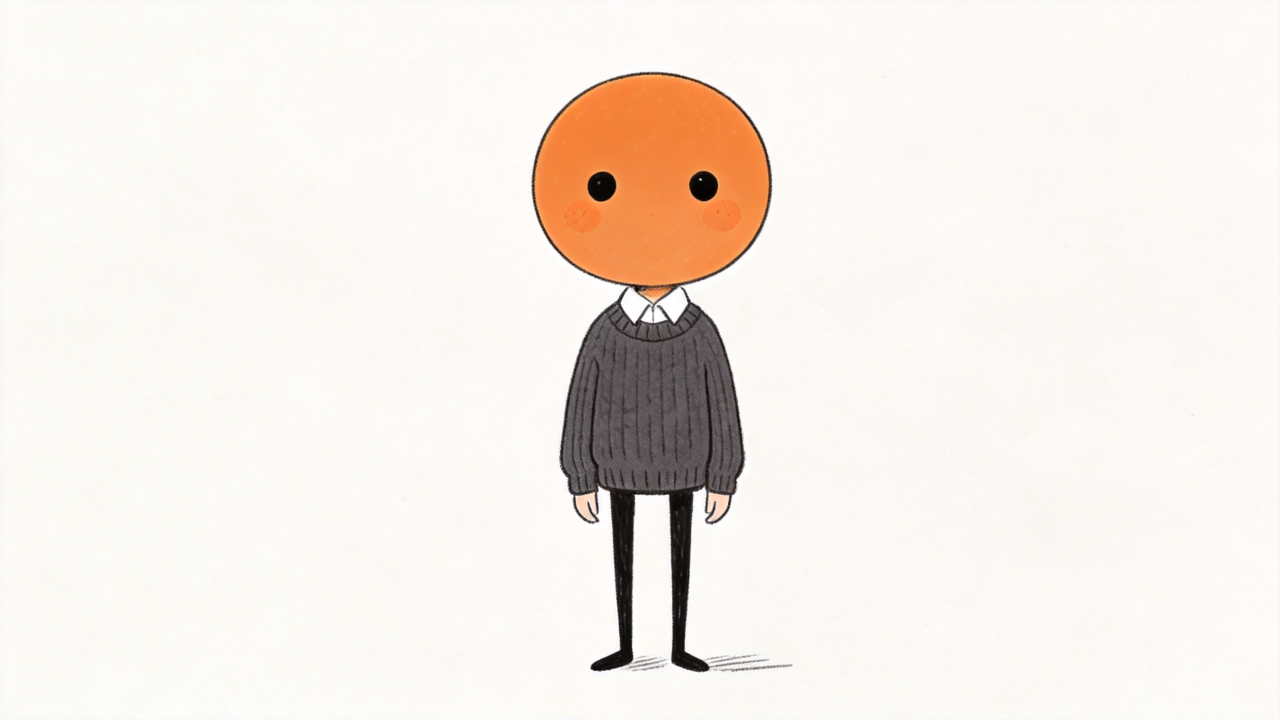
#> input picture skills/qiushuiai-ip-qiushui/assets/examples/01-xiaocheng-portrait.png, 2560 x 1440 px (shown at 1/2 size)
$ python audit_image.py --image ../../../qiushuiai-ip-qiushui/assets/examples/01-xiaocheng-portrait.png
#> lines starting #> are read from the running program, lines starting #| are printed output that depends on the picture; after the words box and inside, x2 and y2 are one past the last pixel; in counts of white or black regions, pixels touching at a corner belong together; long printed decimals are rounded
#!/usr/bin/env python3
import argparse
import json
import sys

import cv2
import numpy as np


def metrics(path: str):
    image = cv2.imread(path, cv2.IMREAD_COLOR)
#> image is the input picture: shape (1440, 2560, 3); mean B, G, R 230, 237, 243.4
    if image is None:
        raise RuntimeError(f"无法读取图片: {path}")
    rgb = cv2.cvtColor(image, cv2.COLOR_BGR2RGB)
    gray = cv2.cvtColor(image, cv2.COLOR_BGR2GRAY)
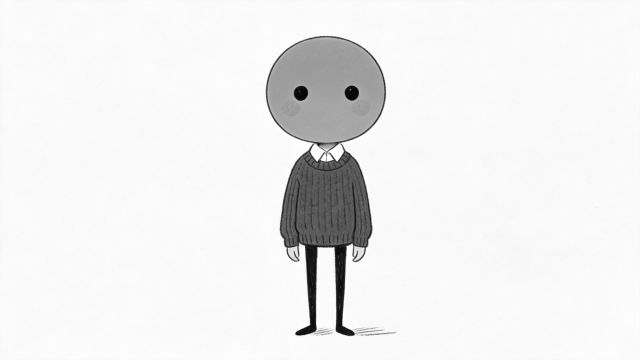
#> gray: shape (1440, 2560) (shown at 1/4 size); min 1, max 255, mean 238.1
    hsv = cv2.cvtColor(image, cv2.COLOR_BGR2HSV)
#> hsv: shape (1440, 2560, 3); mean H, S, V 25.6, 15.2, 243.5

    bright_ratio = float((gray >= 235).mean())
#> bright_ratio = 0.911
    dark_ratio = float((gray <= 80).mean())
#> dark_ratio = 0.0204
    mean_value = float(hsv[:, :, 2].mean())
#> mean_value = 243.5
    sat_ratio = float((hsv[:, :, 1] >= 55).mean())
#> sat_ratio = 0.0493

    edges = cv2.Canny(gray, 80, 180)
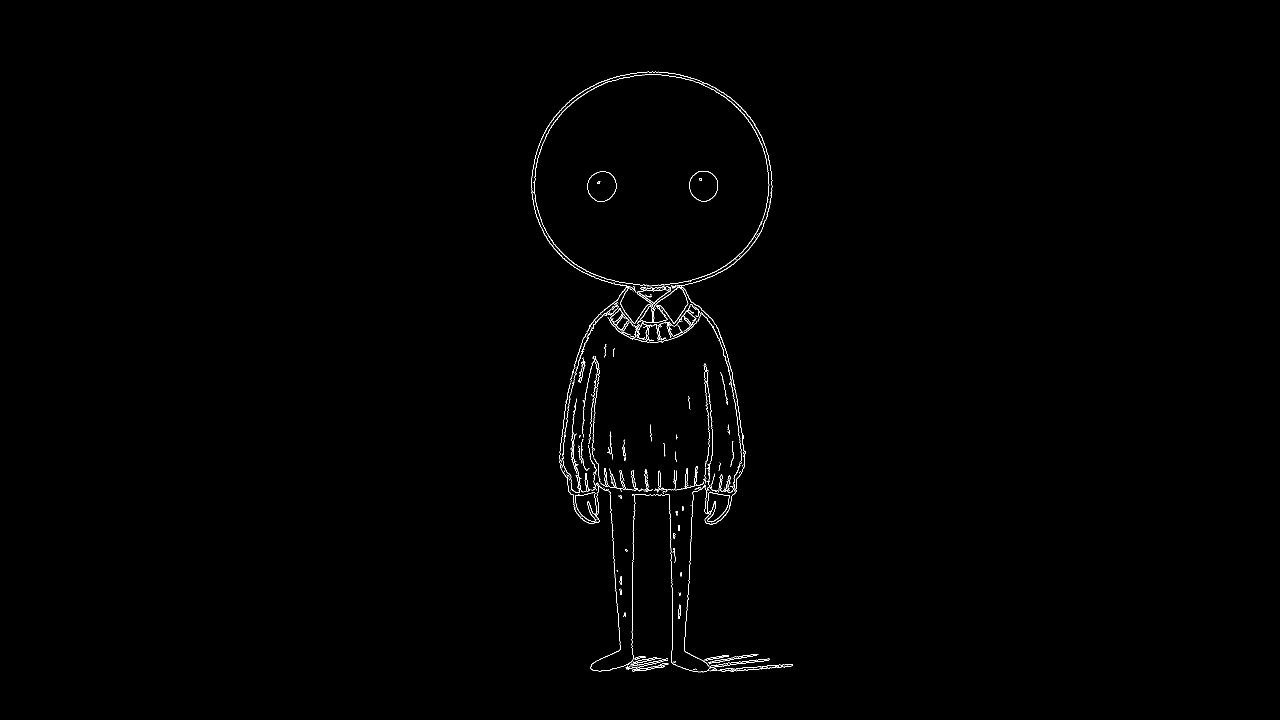
#> edges: shape (1440, 2560) (shown at 1/2 size); 0.47% white in thin lines or dots, all inside (x1, y1, x2, y2) = (1063, 143, 1586, 1345)
    edge_ratio = float((edges > 0).mean())
#> edge_ratio = 0.0047

    blur = cv2.GaussianBlur(rgb, (0, 0), 1.2)
    detail = np.abs(rgb.astype(np.int16) - blur.astype(np.int16)).mean(axis=2)
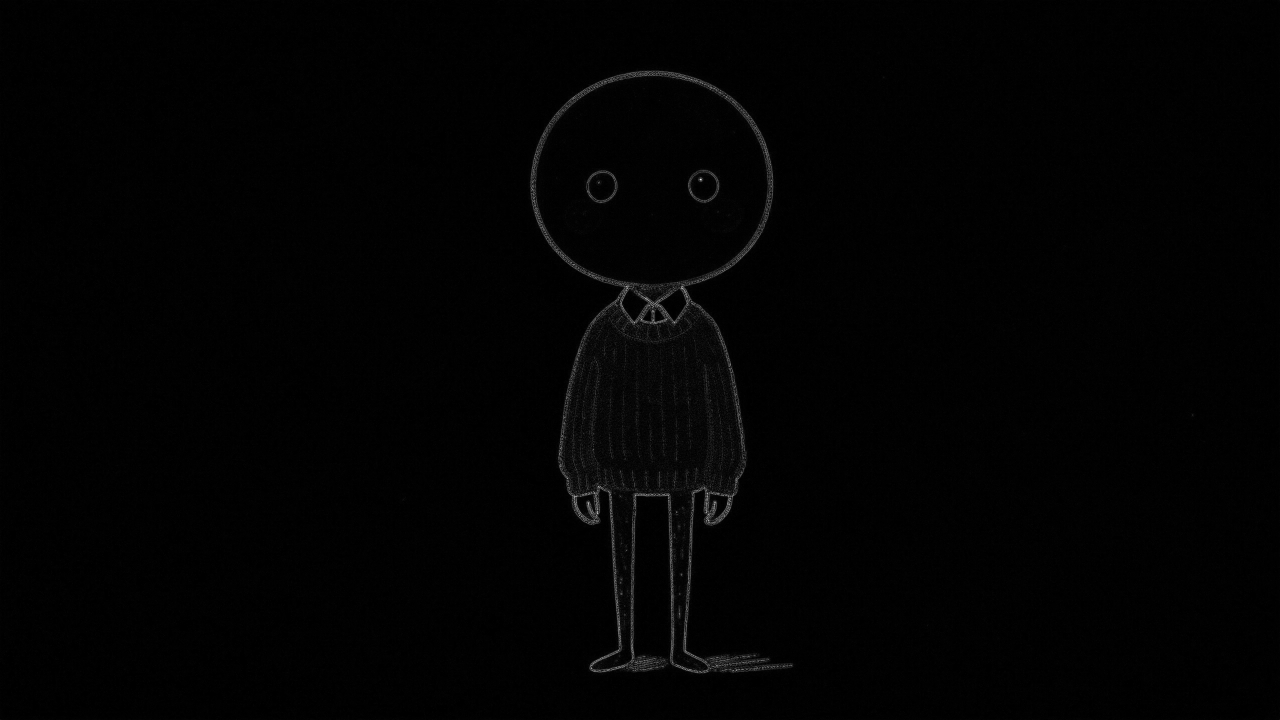
#> detail: shape (1440, 2560) float64 (shown at 1/2 size); min 0, max 61.67, mean 0.6; drawn with min black and max white
    texture_ratio = float((detail > 18).mean())
#> texture_ratio = 0.00353

    unique_colors = np.unique(rgb.reshape(-1, 3), axis=0)
    palette_ratio = float(len(unique_colors) / rgb.reshape(-1, 3).shape[0])
#> palette_ratio = 0.00673

    reasons = []
    if bright_ratio < 0.55 or mean_value < 205:
      reasons.append("深色背景或整体过暗")
    if sat_ratio > 0.22:
      reasons.append("颜色饱和区域过多，疑似写实或海报风")
    if texture_ratio > 0.20:
      reasons.append("纹理细节过多，疑似写实图像")
    if edge_ratio > 0.12:
      reasons.append("边缘密度过高，疑似非简洁线稿")
    if dark_ratio > 0.32:
      reasons.append("深色实体面积过大，不像白板底图")
    if palette_ratio > 0.015:
      reasons.append("颜色种类过多，疑似非白板线稿")

    return {
        "ok": not reasons,
        "reasons": reasons,
        "metrics": {
            "bright_ratio": round(bright_ratio, 4),
            "dark_ratio": round(dark_ratio, 4),
            "mean_value": round(mean_value, 2),
            "sat_ratio": round(sat_ratio, 4),
            "edge_ratio": round(edge_ratio, 4),
            "texture_ratio": round(texture_ratio, 4),
            "palette_ratio": round(palette_ratio, 6),
        },
    }


def main():
    parser = argparse.ArgumentParser()
    parser.add_argument("--image", required=True)
    parser.add_argument("--output")
    args = parser.parse_args()
    result = metrics(args.image)
#> result = 3 items
    payload = json.dumps(result, ensure_ascii=False, indent=2)
    if args.output:
        with open(args.output, "w", encoding="utf-8") as handle:
            handle.write(payload + "\n")
    print(payload)
#| {
#|   "ok": true,
#|   "reasons": [],
#|   "metrics": {
#|     "bright_ratio": 0.9112,
#|     "dark_ratio": 0.0204,
#> (further printed lines are left out)
    if not result["ok"]:
        sys.exit(2)


if __name__ == "__main__":
    main()

$ run again, on skills/qiushuiai-ip-qiushui/assets/examples/03-sort.png
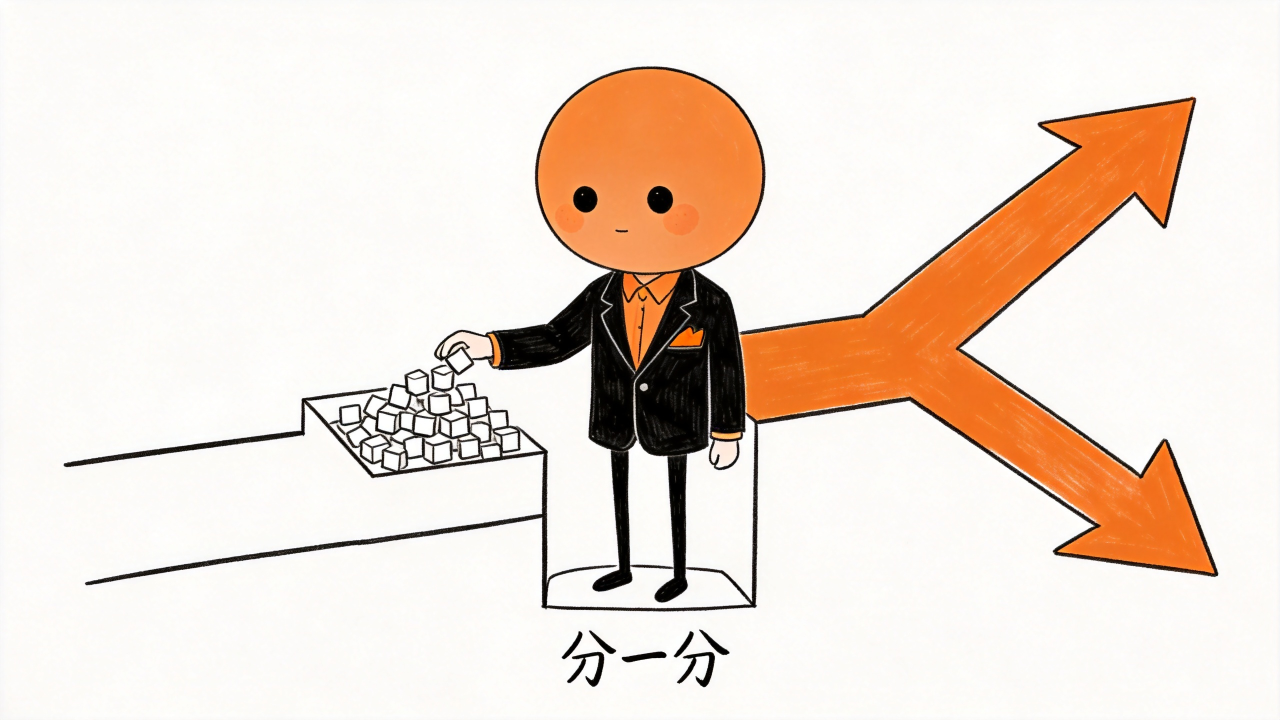
#> input picture skills/qiushuiai-ip-qiushui/assets/examples/03-sort.png, 2560 x 1440 px (shown at 1/2 size)
#> in metrics, image is the input picture: shape (1440, 2560, 3); mean B, G, R 212, 223.2, 237.8
#> hsv: shape (1440, 2560, 3); mean H, S, V 26.8, 33.7, 237.8
#> bright_ratio = 0.819
#> dark_ratio = 0.057
#> mean_value = 237.8
#> sat_ratio = 0.155
#> in metrics, `edges = cv2.Canny(gray, 80, 180)`:
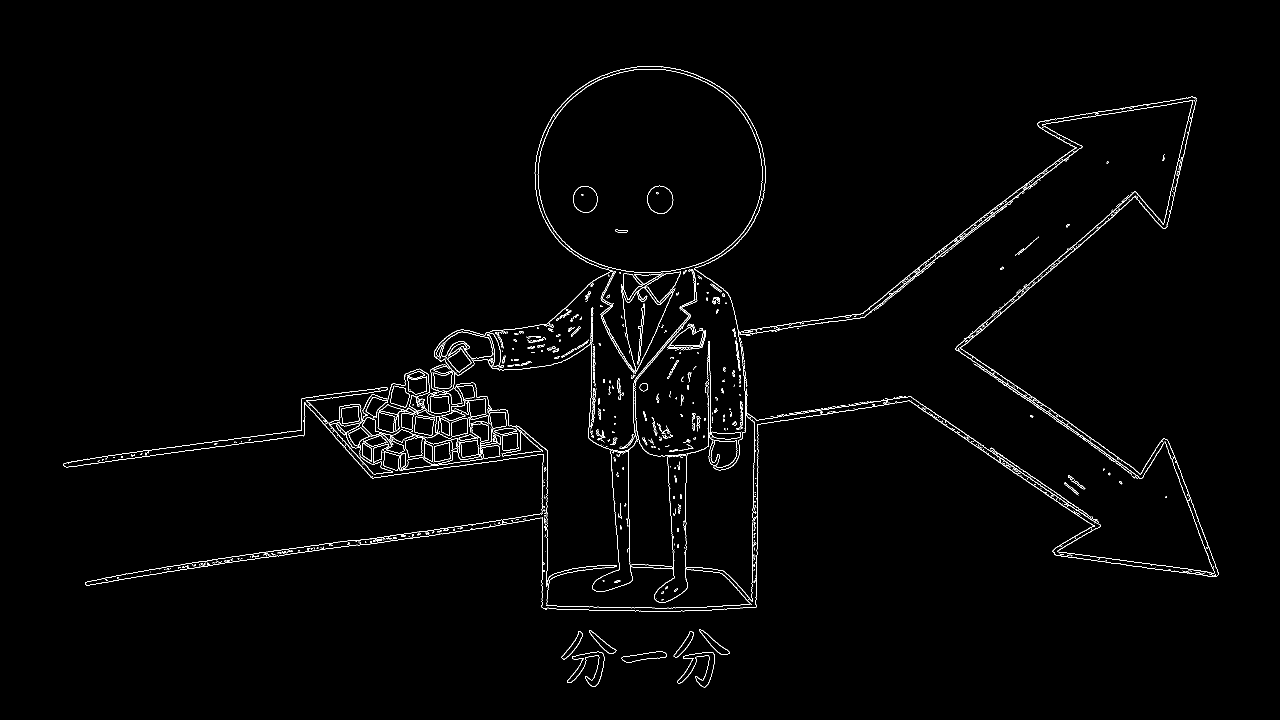
#> edges: shape (1440, 2560) (shown at 1/2 size); 1.3% white in thin lines or dots, all inside (x1, y1, x2, y2) = (127, 132, 2437, 1375)
#> edge_ratio = 0.0133
#> in metrics, `detail = np.abs(rgb.astype(np.int16) - blur.astype(np.int16)).mean(axi..`:
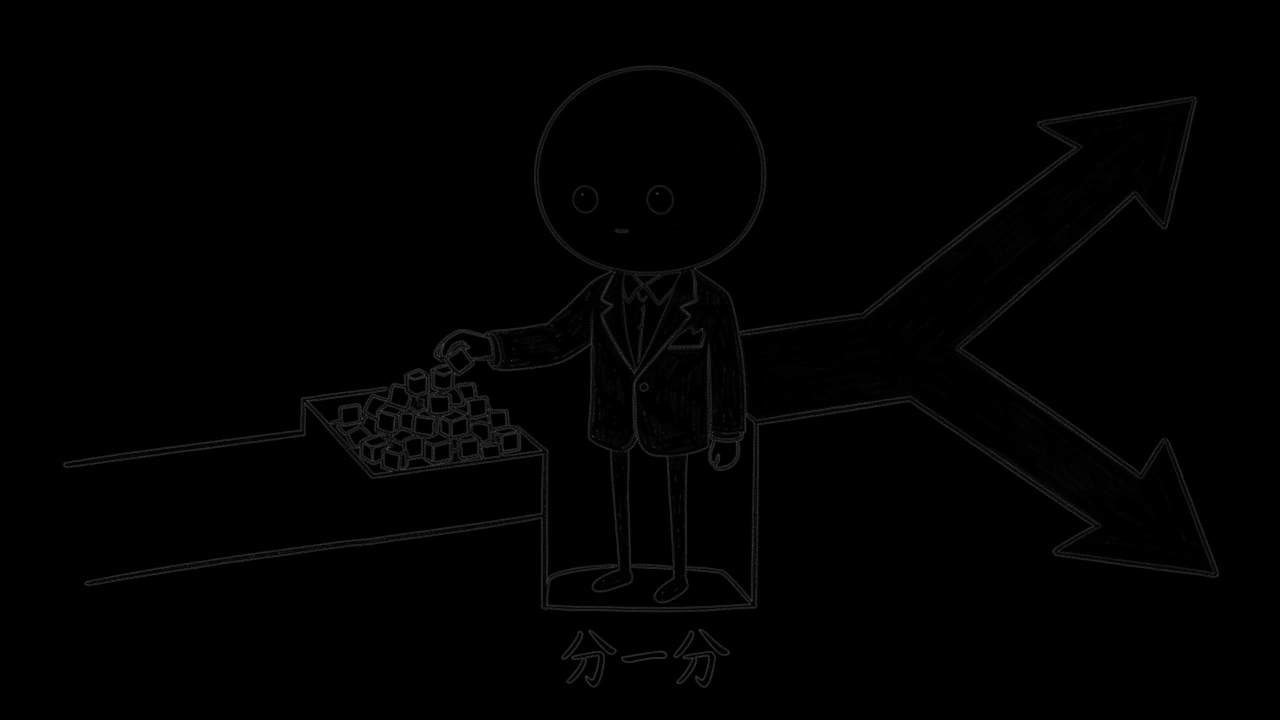
#> detail: shape (1440, 2560) float64 (shown at 1/2 size); min 0, max 128.7, mean 1.6
#> texture_ratio = 0.0284
#> palette_ratio = 0.0124
#> result = 3 items
#| {
#|   "ok": true,
#|   "reasons": [],
#|   "metrics": {
#|     "bright_ratio": 0.8191,
#|     "dark_ratio": 0.057,
#> (further printed lines are left out)

$ run again, on skills/qiushuiai-ip-qiushui/assets/examples/04-sign.png
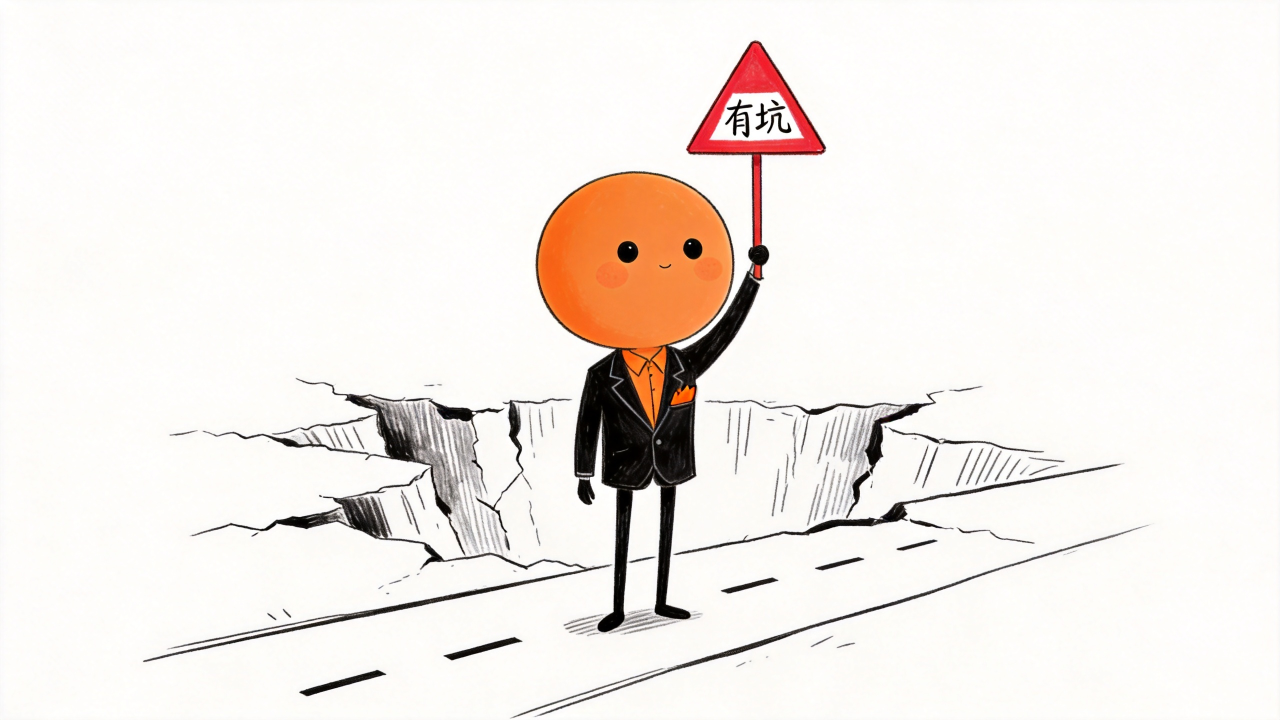
#> input picture skills/qiushuiai-ip-qiushui/assets/examples/04-sign.png, 2560 x 1440 px (shown at 1/2 size)
#> in metrics, image is the input picture: shape (1440, 2560, 3); mean B, G, R 231.9, 236.4, 242.5
#> hsv: shape (1440, 2560, 3); mean H, S, V 36.9, 14.7, 242.5
#> bright_ratio = 0.898
#> dark_ratio = 0.0388
#> mean_value = 242.5
#> sat_ratio = 0.0599
#> in metrics, `edges = cv2.Canny(gray, 80, 180)`:
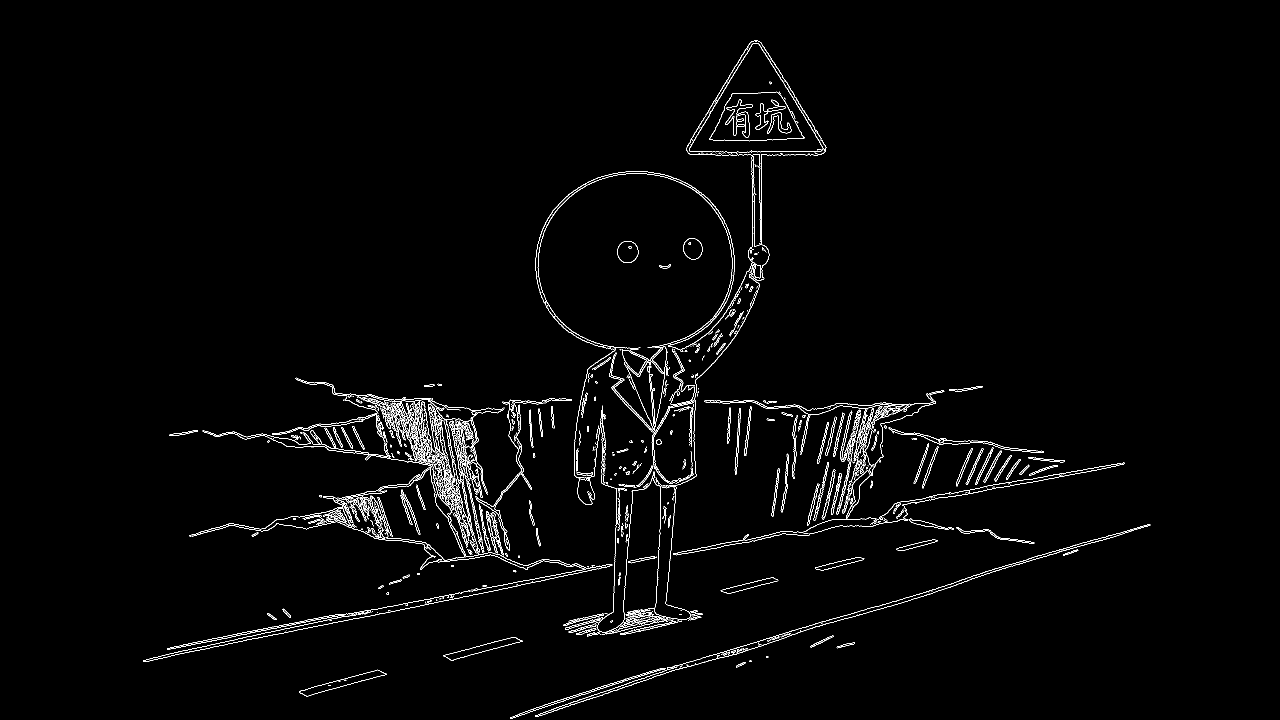
#> edges: shape (1440, 2560) (shown at 1/2 size); 1.7% white in thin lines or dots, all inside (x1, y1, x2, y2) = (286, 80, 2301, 1438)
#> edge_ratio = 0.0168
#> in metrics, `detail = np.abs(rgb.astype(np.int16) - blur.astype(np.int16)).mean(axi..`:
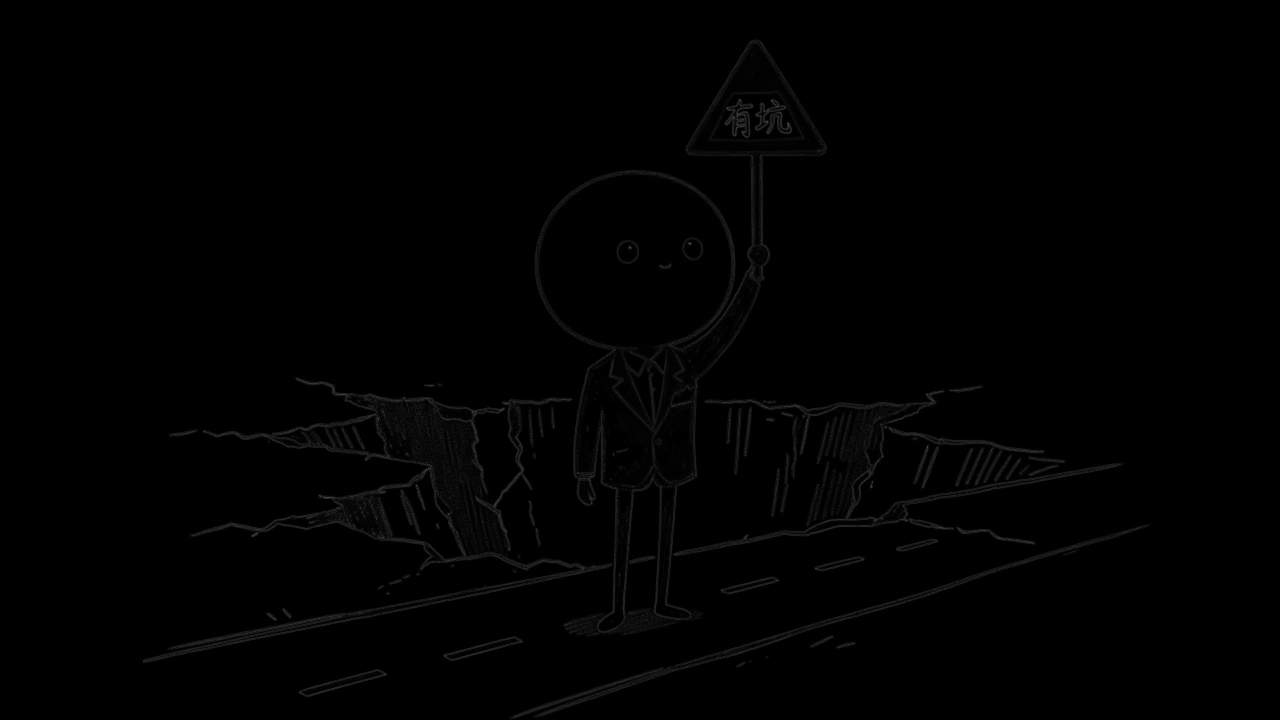
#> detail: shape (1440, 2560) float64 (shown at 1/2 size); min 0, max 128.7, mean 1.5
#> texture_ratio = 0.028
#> palette_ratio = 0.012
#> result = 3 items
#| {
#|   "ok": true,
#|   "reasons": [],
#|   "metrics": {
#|     "bright_ratio": 0.8984,
#|     "dark_ratio": 0.0388,
#> (further printed lines are left out)
